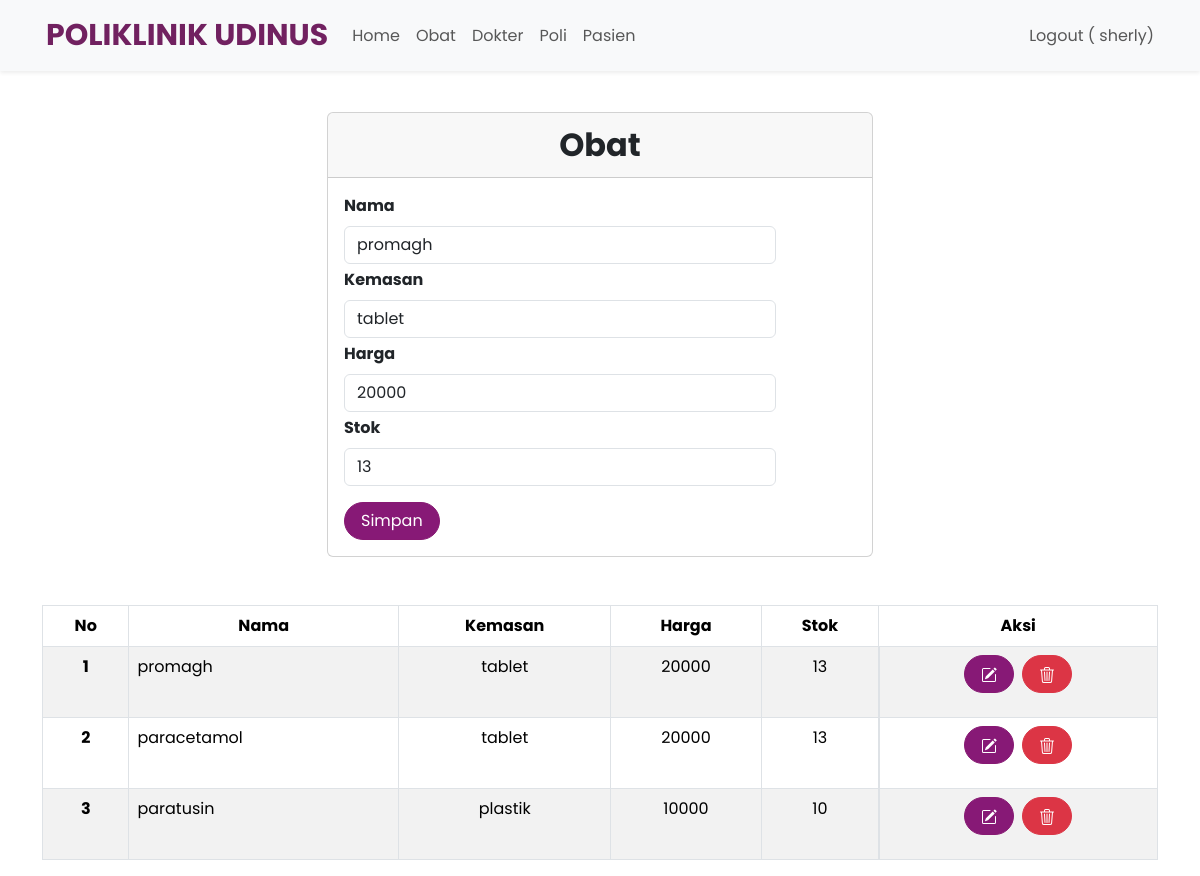
The app's page /index.php?page=obat&id=30 (signed in) with its own data.
### tables this page shows
CREATE TABLE `obat` (
  `id` int NOT NULL,
  `nama_obat` varchar(100) NOT NULL,
  `kemasan` varchar(50) NOT NULL,
  `harga` double NOT NULL,
  `Stok` int NOT NULL
);

### obat.php (the view, shortened to what this page needs)
<br>
<div class="container">
    <div class="row justify-content-center">
        <div class="col-md-6">
            <div class="card">
                <div class="card-header text-center fw-bold" style="font-size: 2rem;">Obat</div>
                <div class="card-body">
                    <form class="form row" style="width: 30rem;" method="POST" action="" name="myForm"
                        onsubmit="return(validate());">
                        <?php
                        $nama_obat = '';
                        $kemasan = '';
                        $harga = '';
                        $Stok = '';
                        if (isset($_GET['id'])) {
                            $ambil = mysqli_query($mysqli, "SELECT * FROM obat
                                WHERE id='" . $_GET['id'] . "'");
                            while ($row = mysqli_fetch_array($ambil)) {
                                $nama_obat = $row['nama_obat'];
                                $kemasan = $row['kemasan'];
                                $harga = $row['harga'];
                                $Stok = $row['Stok'];
                            }
                            ?>
                            <?php
                        }
                        ?>
                        <div class="row">
                            <label for="inputNama" class="form-label fw-bold">
                                Nama
                            </label>
                            <div>
                                <input type="text" class="form-control" name="nama_obat" id="inputNama"
                                    placeholder="Nama" value="<?php echo $nama_obat ?>">
                            </div>
                        </div>
                        <div class="row mt-1">
                            <label for="inputKemasan" class="form-label fw-bold">
                                Kemasan
                            </label>
                            <div>
                                <input type="text" class="form-control" name="kemasan" id="inputKemasan"
                                    placeholder="Kemasan" value="<?php echo $kemasan ?>">
                            </div>
                        </div>
                        <div class="row mt-1">
                            <label for="inputHarga" class="form-label fw-bold">
                                Harga
                            </label>
                            <div>
                                <input type="text" class="form-control" name="harga" id="inputHarga" placeholder="Harga"
                                    value="<?php echo $harga ?>">
                            </div>
                        </div>
                        <div class="row mt-1">
                            <label for="inputStok" class="form-label fw-bold">
                                Stok
                            </label>
                            <div>
                                <input type="text" class="form-control" name="Stok" id="inputStok" placeholder="Stok"
                                    value="<?php echo $Stok ?>">
                            </div>
                        </div>
                        <div class="row mt-3">
                            <div class=col>
                                <button type="submit" class="btn btn-primary rounded-pill px-3 mt-auto"
                                    name="simpan">Simpan</button>
                            </div>
                        </div>
                    </form>
                </div>
            </div>
        </div>
    </div>
    <br>
    <br>
    <table class="table table-bordered table-striped table-hover">
        <thead>
            <tr class="text-center">
                <th scope="col">No</th>
                <th scope="col">Nama</th>
                <th scope="col">Kemasan</th>
                <th scope="col">Harga</th>
                <th scope="col">Stok</th>
                <th scope="col">Aksi</th>
            </tr>
        </thead>
        <tbody>
            <?php
            $result = mysqli_query($mysqli, "SELECT * FROM obat");
            $no = 1;
            while ($data = mysqli_fetch_array($result)) {
                ?>
                <tr>
                    <th scope="row" class="text-center"><?php echo $no++ ?></th>
                    <td><?php echo $data['nama_obat'] ?></td>
                    <td class="text-center"><?php echo $data['kemasan'] ?></td>
                    <td class="text-center"><?php echo $data['harga'] ?></td>
                    <td class="text-center"><?php echo $data['Stok'] ?></td>
                    <td class="d-flex justify-content-center ">
                        <div class="d-flex gap-2 mb-3">
                            <a type="button" class="btn btn-success rounded-pill px-3"
                                href="index.php?page=obat&id=<?php echo $data['id'] ?>">
                            </a>
                            <a type="button" class="btn btn-danger rounded-pill px-3"
                                href="index.php?page=obat&id=<?php echo $data['id'] ?>&aksi=hapus">
                            </a>
                        </div>
                    </td>
                </tr>
                <?php
            }
            ?>
        </tbody>
    </table>

### style.css (style rules this page uses)
body { font-family: 'Poppins', sans-serif; }
.btn-success { --bs-btn-color: #fff; --bs-btn-bg: #871976; --bs-btn-border-color: #871973; --bs-btn-hover-color: #fff; --bs-btn-hover-bg: #73154d; --bs-btn-hover-border-color: #a72794; --bs-btn-focus-shadow-rgb: 60, 153, 110; --bs-btn-active-color: #fff; --bs-btn-active-bg: #60146c; --bs-btn-active-border-color: #651350; --bs-btn-active-shadow: inset 0 3px 5px rgba(0, 0, 0, 0.125); --bs-btn-disabled-color: #fff; --bs-btn-disabled-bg: #871971; --bs-btn-disabled-border-color: #871985; }
.btn-primary { --bs-btn-color: #fff; --bs-btn-bg: #871976; --bs-btn-border-color: #871973; --bs-btn-hover-color: #fff; --bs-btn-hover-bg: #73154d; --bs-btn-hover-border-color: #a72794; --bs-btn-focus-shadow-rgb: 60, 153, 110; --bs-btn-active-color: #fff; --bs-btn-active-bg: #60146c; --bs-btn-active-border-color: #651350; --bs-btn-active-shadow: inset 0 3px 5px rgba(0, 0, 0, 0.125); --bs-btn-disabled-color: #fff; --bs-btn-disabled-bg: #871971; --bs-btn-disabled-border-color: #871985; }
::placeholder { font-size: 16px; }

### records on screen
obat: nama_obat "promagh", kemasan "tablet", harga "20000", Stok "13"
obat: nama_obat "paracetamol", kemasan "tablet", harga "20000", Stok "13"
obat: nama_obat "paratusin", kemasan "plastik", harga "10000", Stok "10"

### other values on screen
$_SESSION['username'] "sherly"
